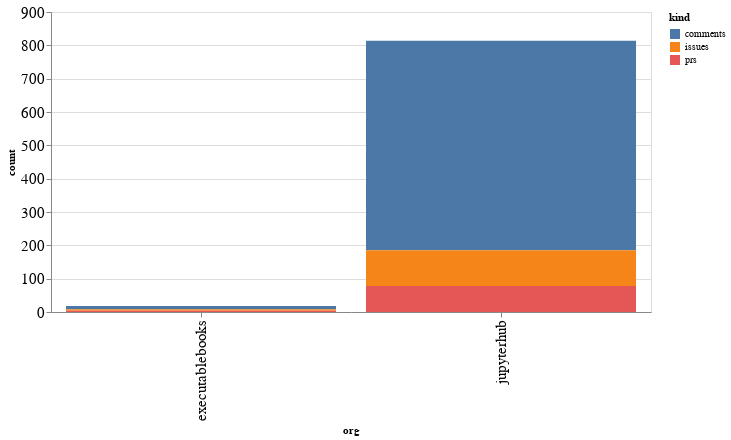

Notebook cell for this chart:
### Code cell
alt.Chart(org_summaries, width=600).mark_bar().encode(
    x='org',
    y='count',
    color='kind',
    tooltip="org"
)

### Figure 1 — Vega-Lite specification as saved in the notebook (floating-point values rounded to 4 significant figures)
{"config": {"axisLeft": {"labelFontSize": 15}, "axisBottom": {"labelFontSize": 15}}, "data": {"name": "data-4bcba7962abbd06467a4ccd10e4488c6"}, "mark": "bar", "encoding": {"color": {"type": "nominal", "field": "kind"}, "tooltip": {"type": "nominal", "field": "org"}, "x": {"type": "nominal", "field": "org"}, "y": {"type": "quantitative", "field": "count"}}, "width": 600, "$schema": "https://vega.github.io/schema/vega-lite/v4.8.1.json", "datasets": {"data-4bcba7962abbd06467a4ccd10e4488c6": [{"org": "executablebooks", "kind": "comments", "count": 10}, {"org": "executablebooks", "kind": "issues", "count": 4}, {"org": "executablebooks", "kind": "prs", "count": 4}, {"org": "jupyterhub", "kind": "comments", "count": 629}, {"org": "jupyterhub", "kind": "issues", "count": 107}, {"org": "jupyterhub", "kind": "prs", "count": 78}]}}
